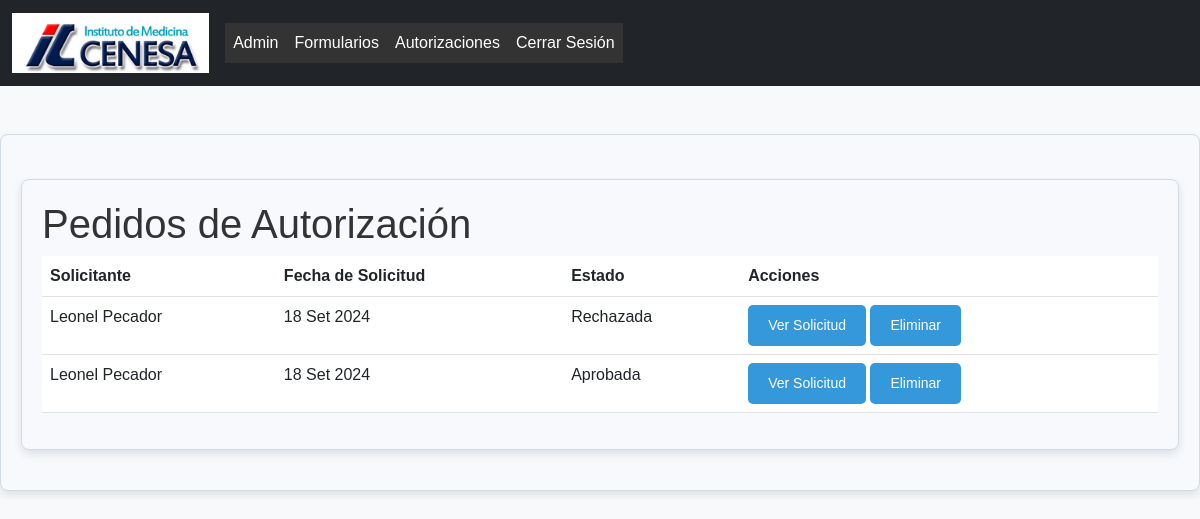
Page /pedidos/ (signed in) on the earlier database version.
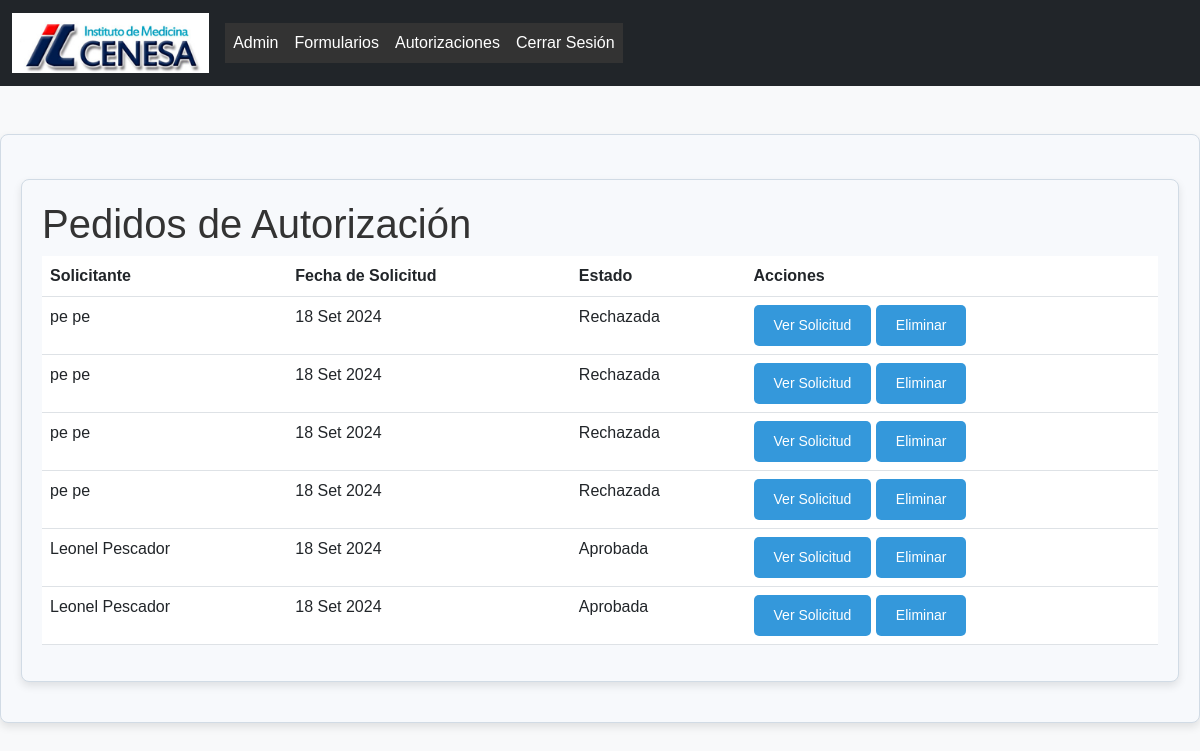
Same page on the later database version.
### formularios/models.py (models this page shows, shortened)
class PedidoAutorizacion(models.Model):
    SOLICITUD_PENDIENTE = 'pendiente'
    SOLICITUD_APROBADA = 'aprobada'
    SOLICITUD_RECHAZADA = 'rechazada'
    ESTADO_CHOICES = [
        (SOLICITUD_PENDIENTE, 'Pendiente'),
        (SOLICITUD_APROBADA, 'Aprobada'),
        (SOLICITUD_RECHAZADA, 'Rechazada'),
    ]
    usuario = models.ForeignKey(User, on_delete=models.CASCADE, null=True, blank=True)# Vincula con el usuario autenticado
    nombre_solicitante = models.CharField(max_length=255)
    fecha_solicitud = models.DateTimeField(auto_now_add=True)
    pdf_solicitud = models.FileField(upload_to='pdf/solicitudes/')
    estado = models.CharField(max_length=20, choices=ESTADO_CHOICES, default=SOLICITUD_PENDIENTE)
    comentarios = models.TextField(blank=True, null=True)

### formularios/views.py (the view)
# urls.py: path('pedidos/', views.listar_pedidos_autorizacion, name='listar_pedidos_autorizacion'),
@login_required
def listar_pedidos_autorizacion(request):
    if request.user.is_staff:
        pedidos = PedidoAutorizacion.objects.all()  # Mostrar todos los pedidos
    else:
        pedidos = PedidoAutorizacion.objects.filter(usuario=request.user)  # Mostrar solo los pedidos del usuario actual
    return render(request, 'solicitar/listar_pedidos_autorizacion.html', {'pedidos': pedidos})

### formularios/templates/solicitar/listar_pedidos_autorizacion.html (shortened to what this page needs)
{% extends 'base.html' %}
{% block content %}
    <div class="container mt-4">
        <h1>Pedidos de Autorización</h1>
        {% if pedidos %}
        <table class="table">
            <thead>
                <tr>
                    <th>Solicitante</th>
                    <th>Fecha de Solicitud</th>
                    <th>Estado</th>
                    <th>Acciones</th>
                </tr>
            </thead>
            <tbody>
                {% for pedido in pedidos %}
                <tr>
                    <td>{{ pedido.nombre_solicitante }}</td>
                    <td>{{ pedido.fecha_solicitud|date:"d M Y" }}</td>
                    <td>{{ pedido.get_estado_display }}</td>
                    <td>
                        <a href="{% url 'ver_pedido_autorizacion' pedido.id %}" class="btn btn-info">Ver Solicitud</a>
                        {% if user.is_staff %}
                        <a href="{% url 'eliminar_pedido_autorizacion' pedido.id %}" class="btn btn-warning" onclick="return confirm('¿Estás seguro de que deseas eliminar esta solicitud? Esta acción no se puede deshacer.')">Eliminar</a>
                        {% endif %}
                    </td>
                </tr>
                {% endfor %}
            </tbody>
        </table>
        {% else %}
        <div class="alert alert-warning">No hay pedidos de autorización.</div>
        {% endif %}
    </div>
{% endblock %}

### formularios/templates/base.html (shortened to what this page needs)
<!DOCTYPE html>
<html lang="es">
<head>
    {% load static %}
    <link href="https://cdn.jsdelivr.net/npm/bootstrap@5.3.0-alpha1/dist/css/bootstrap.min.css" rel="stylesheet">
    <link rel="stylesheet" href="{% static 'css/styles.css' %}">
</head>
<body>
    <header>
        <nav class="navbar navbar-expand-lg navbar-dark bg-dark">
            <div class="container-fluid">
                <a class="navbar-brand" href="{% url 'home' %}">
                    <img src="{% static 'images/para_base.png' %}" alt="CENESA" height="60">
                </a>
                <div class="collapse navbar-collapse" id="navbarNav">
                    <ul class="navbar-nav">
                        {% if request.user.is_authenticated and request.user.is_staff or request.user.is_superuser %}
                        <li class="nav-item">
                            <a class="nav-link" href="/admin/">Admin</a>
                        </li>
                            <a class="nav-link" href="{% url 'listar_formularios' %}">Formularios</a>
                            <a class="nav-link" href="{% url 'listar_pedidos_autorizacion' %}">Autorizaciones</a>
                        {% endif %}
                        <li class="nav-item">
                            <a class="nav-link" href="{% url 'logout' %}">Cerrar Sesión</a>
                        </li>
                    </ul>
                </div>
            </div>
        </nav>
    </header>
    <main class="container mt-5">
        {% block content %}
        {% endblock %}
    </main>
</body>
</html>

### formularios/static/css/styles.css (style rules this page uses)
body { font-family: 'Poppins', sans-serif; background-color: #f8f9fa; color: #333; margin: 0; padding: 0; }
header nav ul { list-style: none; padding: 0; margin: 0; display: flex; flex-wrap: wrap; background-color: #333; }
header nav ul li { margin: 0; padding: 0; }
header nav ul li a { color: white; padding: 15px 20px; text-decoration: none; display: block; text-align: center; }
.navbar { background-color: #c0392b; }
.navbar-brand, .nav-link { color: #fff !important; }
.container { background-color: #f7f9fc; border: 1px solid #d1dbe5; border-radius: 8px; box-shadow: 0 4px 8px rgba(0, 0, 0, 0.1); padding: 20px; margin: 20px auto; max-width: 1200px; }
.btn { background-color: #3498db; color: #fff; padding: 10px 20px; border-radius: 5px; border: none; cursor: pointer; font-size: 14px; text-align: center; text-decoration: none; display: inline-block; transition: background-color 0.3s ease; }
html, body { height: 100%; }

Differences in the rows shown:
removed PedidoAutorizacion: nombre_solicitante "Leonel Pecador", fecha_solicitud "18 Set 2024", estado "Rechazada"
removed PedidoAutorizacion: nombre_solicitante "Leonel Pecador", fecha_solicitud "18 Set 2024", estado "Aprobada"
added PedidoAutorizacion: nombre_solicitante "pe pe", fecha_solicitud "18 Set 2024", estado "Rechazada"
added PedidoAutorizacion: nombre_solicitante "pe pe", fecha_solicitud "18 Set 2024", estado "Rechazada"
added PedidoAutorizacion: nombre_solicitante "pe pe", fecha_solicitud "18 Set 2024", estado "Rechazada"
added PedidoAutorizacion: nombre_solicitante "pe pe", fecha_solicitud "18 Set 2024", estado "Rechazada"
added PedidoAutorizacion: nombre_solicitante "Leonel Pescador", fecha_solicitud "18 Set 2024", estado "Aprobada"
added PedidoAutorizacion: nombre_solicitante "Leonel Pescador", fecha_solicitud "18 Set 2024", estado "Aprobada"
